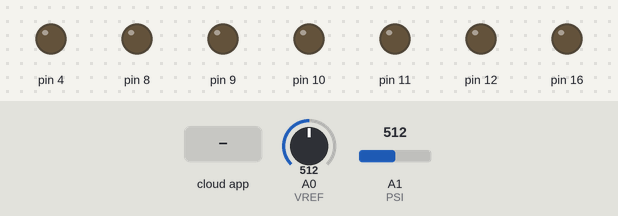
Bench run of a sketch on a simulated Arduino Uno, built with avr-gcc and run on an emulated ATmega328P. On the bench: output pins drawn as LEDs (lit = HIGH). The inputs (shaded band) are chosen by the test bench; at power-on: A0 (VREF) = 512, A1 (PSI) = 512. The ROS host is connected and sends only what is stated.

Above: at 1.2 s.
1.3 s: the phone or cloud app sets codrive_driver to 1
At 4.1 s:
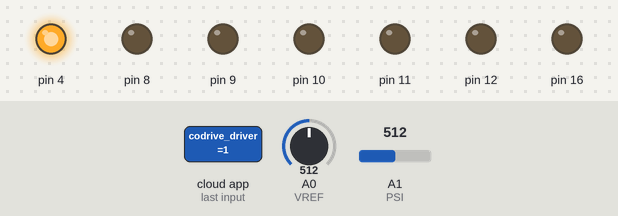
4.3 s: A0 (VREF) set to 587
5.8 s: A0 (VREF) set to 609
At 6.4 s:
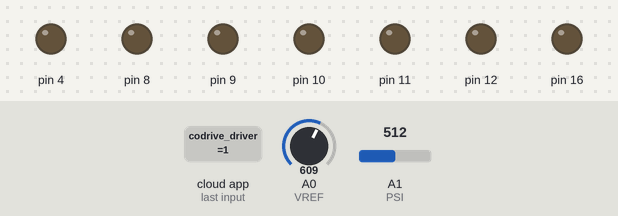
7.3 s: A0 (VREF) set to 511
At 9.1 s:
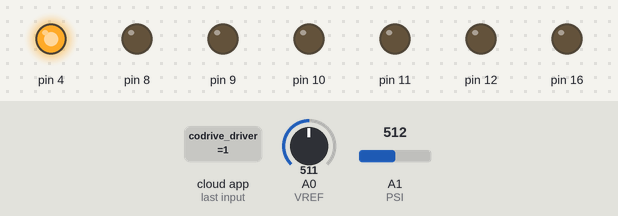
Timing chart, 0 to 10.3 s (numbered marks = the images above; inputs shaded):
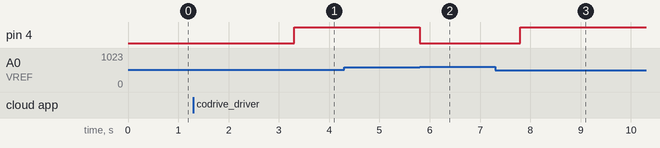

The sketch:

gripper_control.ino
```cpp
/*
   Co-Drive Hardware Driver
   Controls pneumatic system for Co-Drive
   ROS publisher on system should be /codrive_driver
   State init to 3, flip to 4 to engage +24V power
   Then use state 0-2 as desired to control gripper
*/

#include <ros.h>
#include <std_msgs/UInt8.h>
//States
#define GRIP_NEUTRAL 0
#define GRIP_CLOSE 1
#define GRIP_OPEN 2
#define FLIP_OFF 3
#define FLIP_ON 4
//Control Lines
//Close gripper solenoid
#define OUT_A B00000100
//Open gripper solenoid
#define OUT_B B00001000
//Turns air pump on
#define OUT_C B00010000
//Vref
#define VREF A0
//Co-Drive PSI
#define PSI A1
//Presure Limits in 0.1 PSI
#define MAX 100
#define MIN -50
//Port B bitmask - Used for relay control
#define MASK B00011111

//====================================================================================================================================================================
byte state = 3; //default to relay off

//ROS Arduino reference: http://wiki.ros.org/rosserial_arduino/
ros::NodeHandle nh;
void msgCb (const std_msgs::UInt8& msg) {
  state = msg.data;
}

ros::Subscriber<std_msgs::UInt8> sub("codrive_driver", &msgCb);

byte getPSI () {
  float comp = 3.3 / analogRead(VREF);
  return (byte) (7.288016 * analogRead(PSI) * comp - 21.65923);
}

//TODO: NEED TO CHECK IF ALL THESE FUNCTIONS ARE LOGICAL FOR THE ACTUAL SYSTEM - ASK NOAH & SASHA
//======================================================================================================

void relaxGrip() {
  // digitalWrite(OUT_A, HIGH);
  // digitalWrite(OUT_B, HIGH);
  // digitalWrite(OUT_C, LOW);
  PORTD = OUT_A | OUT_B;
  delay(2000);
  // digitalWrite(OUT_A, LOW);
  // digitalWrite(OUT_B, LOW);
  PORTD = B00000000;
}

void closeGrip() {
  while (getPSI() < MAX) {
    /*int i = 0;
      while(i < 30) {  //debug purposes only
      i++;*/
    // digitalWrite(OUT_B, HIGH);
    // digitalWrite(OUT_C, HIGH);
    PORTD = OUT_B | OUT_C;
  }
  // digitalWrite(OUT_B, LOW);
  // digitalWrite(OUT_C, LOW);
  PORTD = B00000000;
}

void openGrip() {
  while (getPSI() > MIN) {
    /*int j = 0;
      while(j < 30){  //debug purposes only
      j++;*/
    // digitalWrite(OUT_A, HIGH);
    // digitalWrite(OUT_C, HIGH);
    PORTD = OUT_A | OUT_C;
  }
}

void relayOn() {
  // This code utilizes a bitmask to flip pins #-# at the same exact time to ensure that they are not creating any shorts.
  // This provides the neccassary 80 mA +/- 10% to properly drive the onboard relay.
  PORTB = PORTB | MASK;
}

void relayOff() {
  // This code utilizes a bitmask to flip pins #-# at the same exact time to ensure that they are not creating any shorts.
  // This provides the neccassary 80 mA +/- 10% to properly drive the onboard relay.
  PORTB = PORTB & (~MASK);
}

void setup() {
  //+24V Digital Line Control via FETs
  pinMode(OUT_A, OUTPUT);
  pinMode(OUT_B, OUTPUT);
  pinMode(OUT_C, OUTPUT);
  //Pin 5 High Impedance - This ensures the output bank will function properly
  pinMode(5, INPUT);
  //The reason for this was due to a phsyical error in the boards design related
  //To how much current digital pins are capable of sourcing.
  //Do not alter this unless the physical issue has been repaired or you are
  //Implementing an alternate fix

  //Output Bank Pins - Used to provide 100 mA to the relay.
  pinMode(8, OUTPUT);
  pinMode(9, OUTPUT);
  pinMode(10, OUTPUT);
  pinMode(11, OUTPUT);
  pinMode(12, OUTPUT);
  //This requires pin 8-12 to be jumped to pin 5, and for
  //Pin 5 to be high impedence (ie: input). The other option
  //is to cut the pin 5 trace and attach to pin 5 of K1 relay
  //ENSURE THESE ARE ONLY USED VIA PORT MANIPULATION    !!!
  //IF THESE PINS AREN'T THE SAME YOU'RE SHORTING THEM  !!!
  //ROS Node Handle Initialization

  nh.initNode();
  nh.subscribe(sub);
}

void loop() {
  //curr_psi = getPSI();
  switch (state) {
    case GRIP_NEUTRAL:
      relaxGrip();
      nh.logdebug("State: GRIP_NEUTRAL");
      break;
    case GRIP_CLOSE:
      relaxGrip();
      closeGrip();
      nh.logdebug("State: GRIP_CLOSE");
      break;
    case GRIP_OPEN:
      nh.logdebug("State: GRIP_OPEN_Start");
      relaxGrip();
      openGrip();
      nh.logdebug("State: GRIP_OPEN");
      break;
    case FLIP_OFF:
      relayOff();
      nh.logdebug("State: FLIP_OFF");
      break;
    case FLIP_ON:
      relayOn();
      nh.logdebug("State: FLIP_ON");
      break;
  }
  nh.spinOnce();
}
```

Measured:
- the behaviour switches between 596 and 597 on A0 (VREF) (found by bisection; images 1 and 2)
- after the input at 1.3 s, pin 4: LOW → HIGH after 2.0 s
- after the input at 4.3 s, every drawn part: stays the same
- after the input at 5.8 s, pin 4: HIGH → LOW at once
- after the input at 7.3 s, pin 4: LOW → HIGH after 0.50 s
